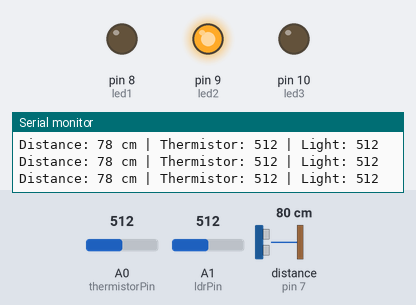
A sketch run on a simulated Arduino Uno, built with avr-gcc and run on an emulated ATmega328P. Parts: output pins drawn as LEDs (lit = HIGH), the last lines printed to the serial monitor. Wiring (inferred from the names in the program): ultrasonic range finder: trigger pin 6; echo pin 7. The test bench sets the inputs (shaded band); at power-on: distance to the obstacle (sensor on pin 7) 80 cm, A0 (thermistorPin) = 512, A1 (ldrPin) = 512. The echo pulse lasts 58.3 µs per cm; pins used as bus, display or sensor lines are not drawn.

Above: at 1.2 s.
1.3 s: distance to the obstacle (sensor on pin 7) set to 13 cm
4.3 s: distance to the obstacle (sensor on pin 7) set to 10 cm
At 4.8 s:
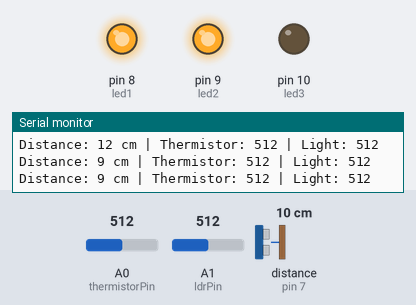
5.9 s: A0 (thermistorPin) set to 350
7.4 s: A0 (thermistorPin) set to 330
At 8.2 s:
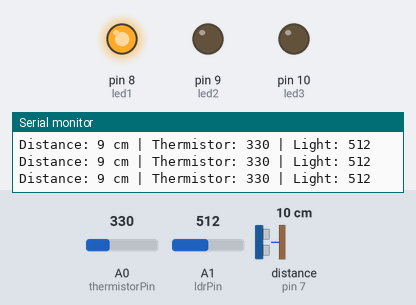
9.0 s: A1 (ldrPin) set to 318
10.5 s: A1 (ldrPin) set to 293
At 11.6 s:
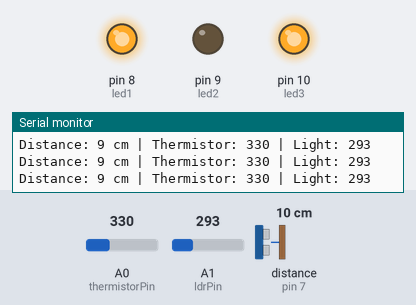
Timing chart, 0 to 13.0 s (numbered marks = the images above; inputs shaded):
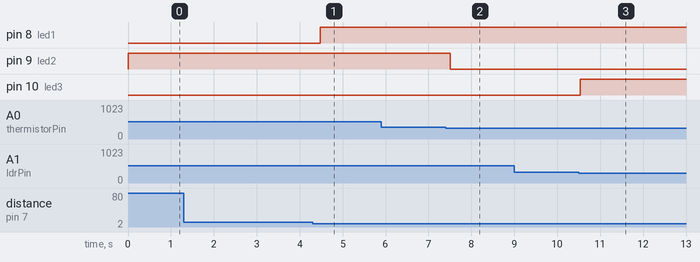

Measured:
- the behaviour switches between 12 and 11 cm on distance to the obstacle (sensor on pin 7) (found by bisection; images 0 and 1)
- the behaviour switches between 340 and 339 on A0 (thermistorPin) (found by bisection; images 1 and 2)
- the behaviour switches between 301 and 300 on A1 (ldrPin) (found by bisection; images 2 and 3)
- after the input at 4.3 s, pin 8 (led1): LOW → HIGH after 0.18 s
- after the input at 7.4 s, pin 9 (led2): HIGH → LOW after 0.11 s
- after the input at 10.5 s, pin 10 (led3): LOW → HIGH at once

The sketch:

multi-sensor-project.ino
```cpp
int led1 = 8;
int led2 = 9;
int led3 = 10;

// Ultrasonic
int trigPin = 6;
int echoPin = 7;

// Sensors
int thermistorPin = A0;
int ldrPin = A1;

long duration;
int distance;
int temperatureValue;
int lightValue;

void setup()
{
  pinMode(led1, OUTPUT);
  pinMode(led2, OUTPUT);
  pinMode(led3, OUTPUT);

  pinMode(trigPin, OUTPUT);
  pinMode(echoPin, INPUT);

  Serial.begin(9600);
}

void loop()
{
  // =========================
  // 1. Ultrasonic Sensor
  // =========================

  digitalWrite(trigPin, LOW);
  delayMicroseconds(2);

  digitalWrite(trigPin, HIGH);
  delayMicroseconds(10);

  digitalWrite(trigPin, LOW);

  duration = pulseIn(echoPin, HIGH);

  distance = duration * 0.034 / 2;

  // LED 1
  if (distance <= 10)
  {
    digitalWrite(led1, HIGH);
  }
  else
  {
    digitalWrite(led1, LOW);
  }


  // =========================
  // 2. Thermistor
  // =========================

  temperatureValue = analogRead(thermistorPin);

  // LED 2
  if (temperatureValue >= 340)
  {
    digitalWrite(led2, HIGH);
  }
  else
  {
    digitalWrite(led2, LOW);
  }


  // =========================
  // 3. Light Sensor
  // =========================

  lightValue = analogRead(ldrPin);

  // LED 3
  if (lightValue <= 300)
  {
    digitalWrite(led3, HIGH);
  }
  else
  {
    digitalWrite(led3, LOW);
  }


  // Display values
  Serial.print("Distance: ");
  Serial.print(distance);
  Serial.print(" cm | Thermistor: ");
  Serial.print(temperatureValue);
  Serial.print(" | Light: ");
  Serial.println(lightValue);

  delay(200);
}
```
